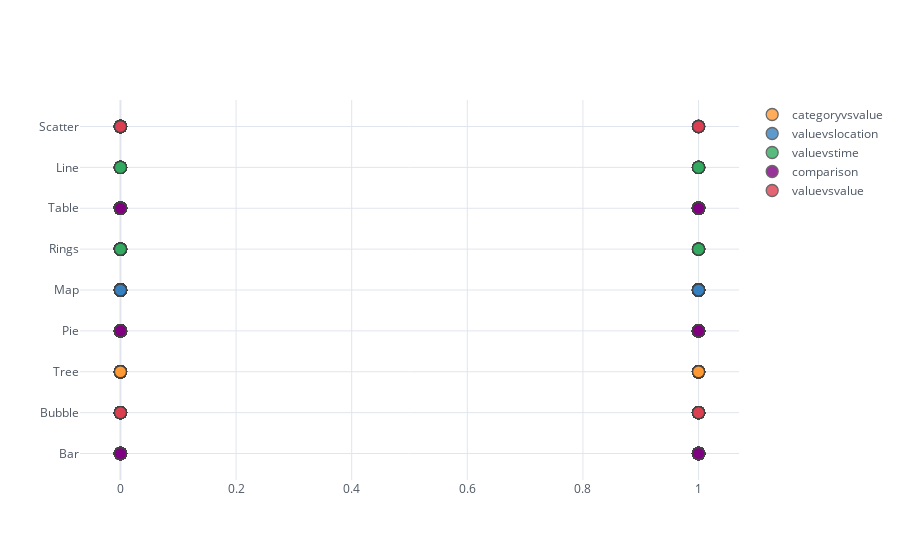

Notebook cell for this chart:
### Code cell
a=df['Data_Type']
c=df['Chart_Type']
b=df['Correct']

df.iplot(kind="scatter", theme="white",x="Correct",y="Chart_Type",
            categories="Data_Type")

### Figure 1 — Plotly figure (JSON) as saved in the notebook; plotly's stock layout.template omitted (floating-point values rounded to 4 significant figures; data arrays with more than 128 entries replaced by an {"elided": "..."} marker saying what was removed)
{"data": [{"marker": {"color": "rgba(255, 153, 51, 1.0)", "line": {"width": 1.3}, "opacity": 0.8, "size": 12, "symbol": "circle"}, "mode": "markers", "name": "categoryvsvalue", "textfont": {"color": "#4D5663"}, "type": "scatter", "x": {"elided": "384 int values"}, "y": {"elided": "384 str values"}}, {"marker": {"color": "rgba(55, 128, 191, 1.0)", "line": {"width": 1.3}, "opacity": 0.8, "size": 12, "symbol": "circle"}, "mode": "markers", "name": "valuevslocation", "textfont": {"color": "#4D5663"}, "type": "scatter", "x": {"elided": "288 int values"}, "y": {"elided": "288 str values"}}, {"marker": {"color": "rgba(50, 171, 96, 1.0)", "line": {"width": 1.3}, "opacity": 0.8, "size": 12, "symbol": "circle"}, "mode": "markers", "name": "valuevstime", "textfont": {"color": "#4D5663"}, "type": "scatter", "x": {"elided": "288 int values"}, "y": {"elided": "288 str values"}}, {"marker": {"color": "rgba(128, 0, 128, 1.0)", "line": {"width": 1.3}, "opacity": 0.8, "size": 12, "symbol": "circle"}, "mode": "markers", "name": "comparison", "textfont": {"color": "#4D5663"}, "type": "scatter", "x": {"elided": "288 int values"}, "y": {"elided": "288 str values"}}, {"marker": {"color": "rgba(219, 64, 82, 1.0)", "line": {"width": 1.3}, "opacity": 0.8, "size": 12, "symbol": "circle"}, "mode": "markers", "name": "valuevsvalue", "textfont": {"color": "#4D5663"}, "type": "scatter", "x": {"elided": "192 int values"}, "y": {"elided": "192 str values"}}], "layout": {"legend": {"bgcolor": "#FFFFFF", "font": {"color": "#4D5663"}}, "paper_bgcolor": "#FFFFFF", "plot_bgcolor": "#FFFFFF", "title": {"font": {"color": "#4D5663"}}, "xaxis": {"gridcolor": "#E1E5ED", "showgrid": true, "tickfont": {"color": "#4D5663"}, "title": {"font": {"color": "#4D5663"}, "text": ""}, "zerolinecolor": "#E1E5ED"}, "yaxis": {"gridcolor": "#E1E5ED", "showgrid": true, "tickfont": {"color": "#4D5663"}, "title": {"font": {"color": "#4D5663"}, "text": ""}, "zerolinecolor": "#E1E5ED"}}}
